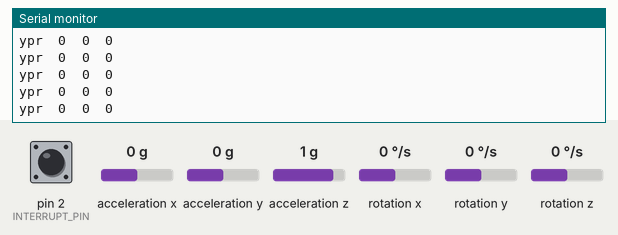
This sketch was run on a simulated Arduino Uno, built with avr-gcc and run on an emulated ATmega328P. Parts: the last lines printed to the serial monitor. The inputs (shaded band) are chosen by the test bench; at power-on: acceleration z 1 g, acceleration x 0 g, pin 2 (INTERRUPT_PIN) LOW, acceleration y 0 g, rotation z 0 °/s, rotation x 0 °/s, rotation y 0 °/s. The sensor or clock chip raises its interrupt line as the real part does.

Above: at 1.7 s.
1.8 s: acceleration z set to -1.4 g
At 2.7 s:
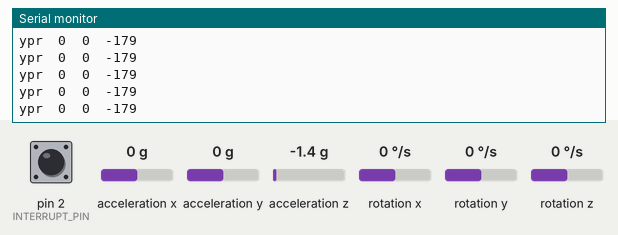
4.8 s: acceleration x set to -1.4 g
At 5.6 s:
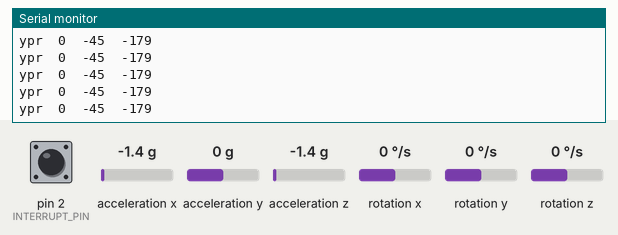
7.8 s: pin 2 (INTERRUPT_PIN) pulled HIGH for 0.15 s
10.9 s: pin 2 (INTERRUPT_PIN) pulled HIGH for 1 s
14.9 s: acceleration y set to -1.4 g
At 15.4 s:
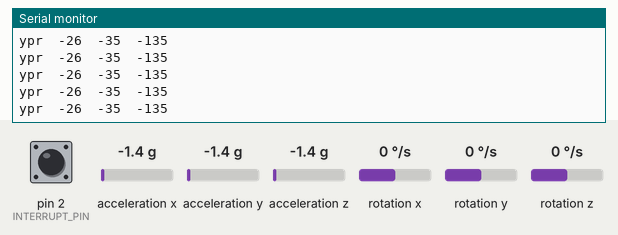
17.9 s: rotation z set to -100 °/s
At 18.9 s:
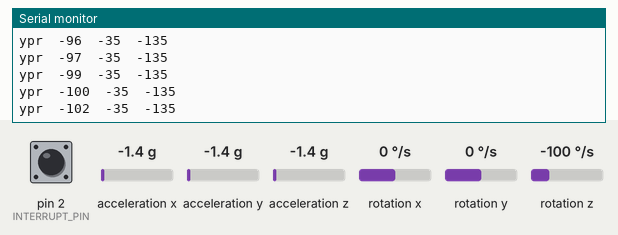
Timing chart, 0 to 20.9 s (numbered marks = the images above; inputs shaded):
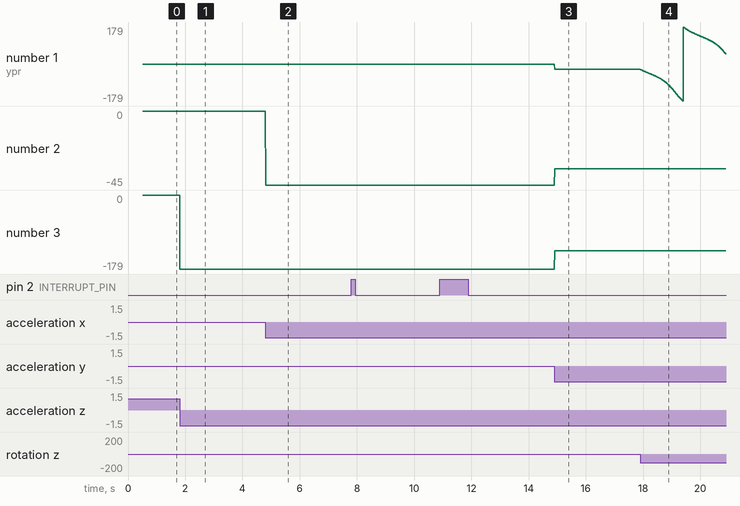

The sketch:

Flex_and_MPU_Sensor_Tests.ino
```cpp
// (licence header left out)
#include "I2Cdev.h"
#include "MPU6050_6Axis_MotionApps20.h"

#if I2CDEV_IMPLEMENTATION == I2CDEV_ARDUINO_WIRE
    #include "Wire.h"
#endif

MPU6050 mpu;

#define INTERRUPT_PIN 2  // use pin 2 on Arduino Uno & most boards

// MPU control/status vars
bool dmpReady = false;  // set true if DMP init was successful
uint8_t mpuIntStatus;   // holds actual interrupt status byte from MPU
uint8_t devStatus;      // return status after each device operation (0 = success, !0 = error)
uint16_t packetSize;    // expected DMP packet size (default is 42 bytes)
uint16_t fifoCount;     // count of all bytes currently in FIFO
uint8_t fifoBuffer[64]; // FIFO storage buffer

// orientation/motion vars
Quaternion q;           // [w, x, y, z]         quaternion container
VectorFloat gravity;    // [x, y, z]            gravity vector
float ypr[3];           // [yaw, pitch, roll]   yaw/pitch/roll container and gravity vector

volatile bool mpuInterrupt = false;     // indicates whether MPU interrupt pin has gone high
void dmpDataReady() {
    mpuInterrupt = true;
}

void setup() {

    Wire.begin();
    Wire.setClock(400000); // 400kHz I2C clock. Comment this line if having compilation difficulties

    // initialize serial communication
    // (115200 chosen because it is required for Teapot Demo output, but it's
    // really up to you depending on your project)
    Serial.begin(115200);
    while (!Serial); // wait for Leonardo enumeration, others continue immediately

    // initialize device
    mpu.initialize();

    // load and configure the DMP
    devStatus = mpu.dmpInitialize();

    // supply your own gyro offsets here, scaled for min sensitivity
    mpu.setXGyroOffset(-1);
    mpu.setYGyroOffset(9);
    mpu.setZGyroOffset(25);
    mpu.setZAccelOffset(668); // 1688 factory default for my test chip

    // make sure it worked (returns 0 if so)
    if (devStatus == 0) {
        // Calibration Time: generate offsets and calibrate our MPU6050
        mpu.CalibrateAccel(6);
        mpu.CalibrateGyro(6);
        mpu.PrintActiveOffsets();
        // turn on the DMP, now that it's ready
        mpu.setDMPEnabled(true);

        // enable Arduino interrupt detection
        attachInterrupt(digitalPinToInterrupt(INTERRUPT_PIN), dmpDataReady, RISING);
        mpuIntStatus = mpu.getIntStatus();

        // set our DMP Ready flag so the main loop() function knows it's okay to use it
        dmpReady = true;

        // get expected DMP packet size for later comparison
        packetSize = mpu.dmpGetFIFOPacketSize();
    }

}


// ================================================================
// ===                    MAIN PROGRAM LOOP                     ===
// ================================================================

void loop() {
    // if programming failed, don't try to do anything
    if (!dmpReady) return;

    // wait for MPU interrupt or extra packet(s) available
    while (!mpuInterrupt && fifoCount < packetSize) {
        if (mpuInterrupt && fifoCount < packetSize) {
          // try to get out of the infinite loop
          fifoCount = mpu.getFIFOCount();
        }
    }

    // reset interrupt flag and get INT_STATUS byte
    mpuInterrupt = false;
    mpuIntStatus = mpu.getIntStatus();

    // get current FIFO count
    fifoCount = mpu.getFIFOCount();
  if(fifoCount < packetSize){
          //Lets go back and wait for another interrupt. We shouldn't be here, we got an interrupt from another event
      // This is blocking so don't do it   while (fifoCount < packetSize) fifoCount = mpu.getFIFOCount();
  }
    // check for overflow (this should never happen unless our code is too inefficient)
    else if ((mpuIntStatus & _BV(MPU6050_INTERRUPT_FIFO_OFLOW_BIT)) || fifoCount >= 1024) {
        // reset so we can continue cleanly
        mpu.resetFIFO();
      //  fifoCount = mpu.getFIFOCount();  // will be zero after reset no need to ask
        Serial.println(F("FIFO overflow!"));

    // otherwise, check for DMP data ready interrupt (this should happen frequently)
    } else if (mpuIntStatus & _BV(MPU6050_INTERRUPT_DMP_INT_BIT)) {

        // read a packet from FIFO
  while(fifoCount >= packetSize){ // Lets catch up to NOW, someone is using the dreaded delay()!
    mpu.getFIFOBytes(fifoBuffer, packetSize);
    // track FIFO count here in case there is > 1 packet available
    // (this lets us immediately read more without waiting for an interrupt)
    fifoCount -= packetSize;
  }
          mpu.dmpGetQuaternion(&q, fifoBuffer); //Finds yaw, pitch, and roll from MPU sensor
          mpu.dmpGetGravity(&gravity, &q);
          mpu.dmpGetYawPitchRoll(ypr, &q, &gravity);
          int yaw = ypr[0] * 180/M_PI;
          Serial.print("ypr\t");
          Serial.print(yaw);
          int pitch = ypr[1] * 180/M_PI;
          Serial.print("\t");
          Serial.print(pitch);
          int roll = ypr[2] * 180/M_PI;
          Serial.print("\t");
          Serial.print(roll);
          Serial.println();
    }

}
```

Measured:
- after the input at 1.8 s, the serial monitor: prints a new line at once (image 1)
- after the input at 4.8 s, the serial monitor: prints a new line at once (image 2)
- after the input at 14.9 s, the serial monitor: prints a new line at once (image 3)
- after the input at 17.9 s, the serial monitor: prints a new line at once (image 4)
- plotted number 1: 0 → -26 after the input at 14.9 s, -26 → -48 after the input at 17.9 s
- plotted number 2: 0 → -45 after the input at 4.8 s, -45 → -35 after the input at 14.9 s
- plotted number 3: 0 → -179 after the input at 1.8 s, -179 → -135 after the input at 14.9 s
